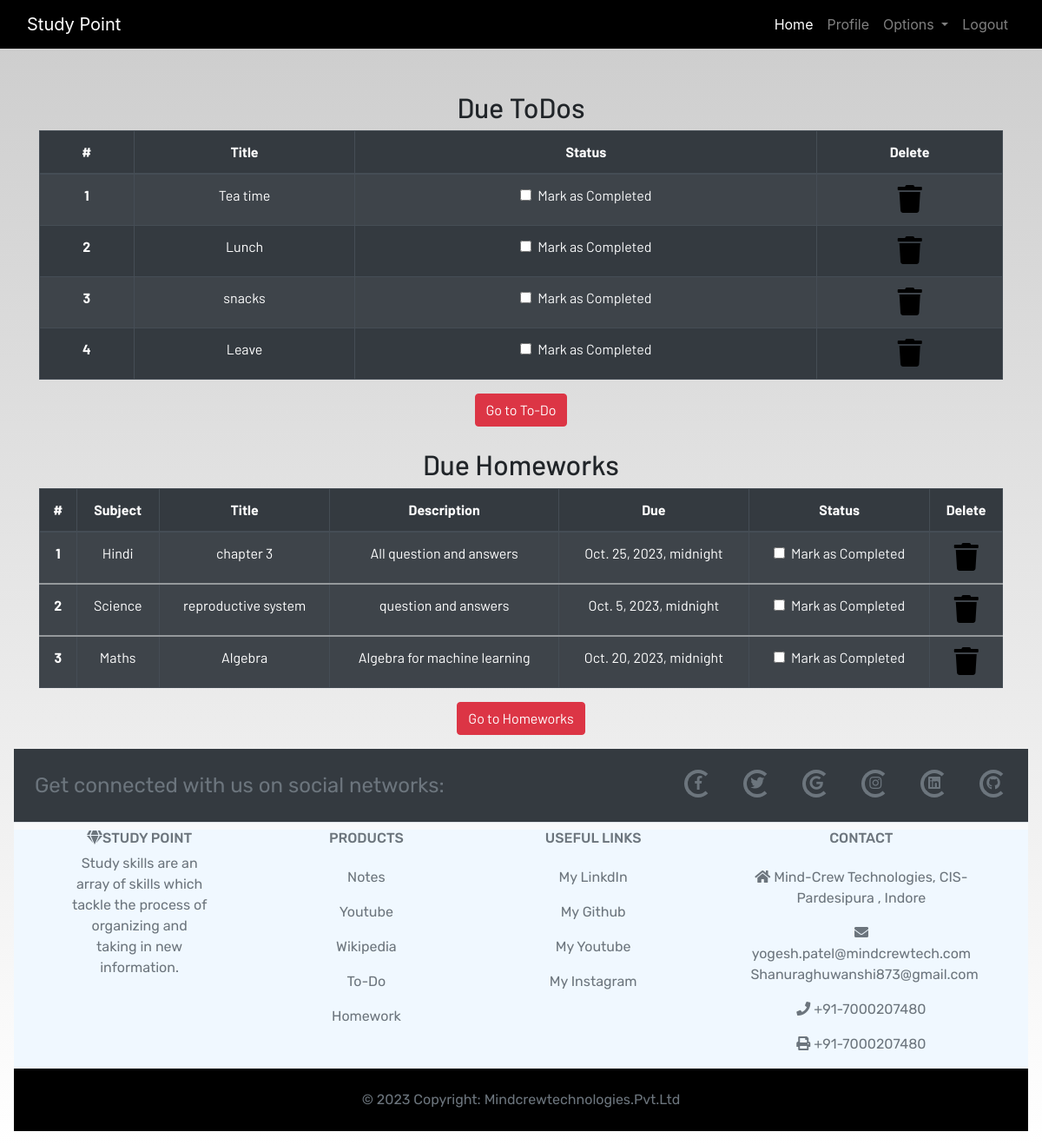
/profile/ (signed in), run on the app's committed database.
### dashboard/models.py (models this page shows, shortened)
class Todo(models.Model):
    user=models.ForeignKey(User,on_delete=models.CASCADE)
    title=models.CharField(max_length=50)
    is_complete=models.BooleanField(default=False)
    class Meta:
        verbose_name='Todo'
        verbose_name_plural='Todo'

class Homework(models.Model):
    user=models.ForeignKey(User,on_delete=models.CASCADE)
    subject= models.CharField(max_length=50)
    title=models.CharField(max_length=100)
    description=models.TextField()
    due=models.DateTimeField()
    is_finished=models.BooleanField(default=False)
    class Meta:
        verbose_name='homework'
        verbose_name_plural='homework'

### dashboard/views.py (the view)
# urls.py: path('profile/',views.profile,name='profile'),
@login_required
def profile(request):
    homeworks=Homework.objects.filter(is_finished=False,user=request.user)
    todos=Todo.objects.filter(is_complete=False,user=request.user)
    if len(homeworks)==0:
        homework_done=True
    else:
        homework_done=False
    if len(todos)==0:
        todos_done=True
    else:
        todos_done=False
    context={
        'homeworks':homeworks,
        'todos':todos,
        'homework_done':homework_done,
        'todos_done':todos_done
    }
    return render(request,'dashboard/profile.html',context)

### dashboard/templates/dashboard/profile.html
{% extends 'dashboard/base.html' %} {% load static %}
{% load crispy_forms_tags%}
{% block content %}
<section class="text-center">
    {% if todos %}
    <div class="container">
        <h2>Due ToDos</h2>
        <table class="table table-striped table-bordered table-hover table-dark">
            <thead>
                <tr>
                    <th scope="col">#</th>
                    <th scope="col">Title</th>
                    <th scope="col">Status</th>
                    <th scope="col">Delete</th>
                </tr>
            </thead>
            <tbody>
                {% for todo in todos %}
                <tr>
                    <th scope="row">{{forloop.counter}}</th>
                    <td>{{todo.title}}</td>
                    <td>
                        <a href="{% url 'update_todo' todo.id%}">
                            <div class="form-check">
                                {% if todo.is_complete == True %}
                                <input class="form-check-input" type="checkbox" value="" checked>
                                {% else %}
                                <input class="form-check-input" type="checkbox" value="">
                                {% endif %}
                                <label class="form-check-label text-light" for="flexCheckDefault">
                                    Mark as Completed
                                </label>
                            </div>
                        </a>
                    </td>
                    <td><a href="{% url 'delete_todo' todo.id%}"><i class="fa fa-trash fa-2x"></i></a></td>
                </tr>
                {% endfor %}
            </tbody>
        </table>
        {% else %}
        <h3>All To dos are completed!!!!</h3>
        {% endif %}
        <a href="{% url 'todo'%}" class="btn btn-danger">Go to To-Do</a>
        <br><br>
        {% if homeworks %}
        <h2>Due Homeworks</h2>
        <table class="table table-striped table-bordered table-hover table-dark">
            <thead>
                <tr>
                    <th scope="col">#</th>
                    <th scope="col">Subject</th>
                    <th scope="col">Title</th>
                    <th scope="col">Description</th>
                    <th scope="col">Due</th>
                    <th scope="col">Status</th>
                    <th scope="col">Delete</th>
                </tr>
            </thead>
            <tbody>
                {% for homework in homeworks%}
                <tr>
                    <th scope="row">{{forloop.counter}}</th>
                    <td>{{homework.subject}}</td>
                    <td>{{homework.title}}</td>
                    <td>{{homework.description}}</td>
                    <td>{{homework.due}}</td>
                    <td>
                        <a href="{% url 'update_homework' homework.id%}">
                            <div class="form-check">
                                {% if homework_done == True %}
                                <input class="form-check-input" type="checkbox" value="" checked>
                                {% else %}
                                <input class="form-check-input" type="checkbox" value="" >
                                {% endif %}
                                <label class="form-check-label text-light" for="flexCheckDefault">
                                    Mark as Completed
                                </label>
                            </div>
                        </a>
                    </td>
                    <td><a href="{% url 'delete_homework' homework.id %}"><i class="fa fa-trash fa-2x"></i></a></td>
                </tr>
            </tbody>
            {% endfor %}
        </table>
        {% else %}
        <h3>All To homeworks are completed!!!!</h3>
        {% endif %}
        <a href="{% url 'homework'%}" class="btn btn-danger">Go to Homeworks</a>
    </div>
</section>
{% endblock content %}

### dashboard/templates/dashboard/base.html (shortened to what this page needs)
<!DOCTYPE html>
{% load static %}
<html lang="en">
<head>
  <link rel="stylesheet" href="https://stackpath.bootstrapcdn.com/bootstrap/4.3.1/css/bootstrap.min.css"
 />
  <link rel="stylesheet" href="https://use.fontawesome.com/releases/v5.7.2/css/all.css"
 />
  <link rel="stylesheet" href="{% static 'css/main.css' %}" />
</head>
<body>
  <header>
    <nav class="navbar navbar-expand-lg navbar-dark bg-dark">
      <div class="container-fluid">
        <a class="navbar-brand" href="/">Study Point</a>
        <div class="collapse navbar-collapse justify-content-end" id="navbarSupportedContent">
          <ul class="navbar-nav mb-2 mb-lg-0">
            {% if user.is_authenticated %}
            <li class="nav-item">
              <a class="nav-link active" aria-current="page" href="/">Home</a>
            </li>
            <li class="nav-item">
              <a class="nav-link" href="{% url 'profile' %}">Profile</a>
            </li>
            <li class="nav-item dropdown">
              <a class="nav-link dropdown-toggle" href="#" id="navbarDropdown" role="button" data-toggle="dropdown"
                aria-haspopup="true" aria-expanded="false">
                Options
              </a>
            </li>
            <li class="nav-item">
              <a class="nav-link" href="logout">Logout</a>
            </li>
            {% endif %}
          </ul>
        </div>
      </div>
    </nav>
  </header>
  <br /><br />
  <main>
    {% block content %}
    {% endblock content %}
  </main>
<footer class="text-center text-lg-start m-3 bg-light text-muted">
  <section class="d-flex justify-content-center justify-content-lg-between p-2 border-bottom bg-dark">
    <div class="me-4 m-3 d-none d-lg-block ">
      <span style="font-size:1.5em ">Get connected with us on social networks:</span>
    </div>
    <div>
      <a href="https://www.facebook.com/dancersanu9/" class="me-4 m-3 spinner-border text-reset">
        <i class="fab fa-facebook-f"></i>
      </a>
      <a href="https://twitter.com/i/flow/login?redirect_after_login=%2FMindCrewTechno" class="me-4 m-3 spinner-border text-reset">
        <i class="fab fa-twitter"></i>
      </a>
      <a href="https://mindcrewtech.com/" class="me-4 m-3 spinner-border text-reset">
        <i class="fab fa-google"></i>
      </a>
      <a href="https://www.instagram.com/shanu_0.error/" class="me-4 m-3 spinner-border text-reset">
        <i class="fab fa-instagram"></i>
      </a>
      <a href="https://www.linkedin.com/me?trk=p_mwlite_feed_updates-secondary_nav" class="me-4 m-3 spinner-border text-reset">
        <i class="fab fa-linkedin"></i>
      </a>
      <a href="https://github.com/YogeshKumarPatel873" class="me-4 m-3 spinner-border text-reset">
        <i class="fab fa-github"></i>
      </a>
    </div>
  </section>
  <section class="" style="background-color:aliceblue;">
    <div class="container text-center text-md-start ">
      <div class="row mt-2">
        <div class="col-md-2 col-lg-2 col-xl-2 mx-auto mb-2">
          <h6 class="text-uppercase fw-bold mb-2">
            <i class="fas fa-gem me-3"></i>Study Point
          </h6>
          <p>
          Study skills are an array of skills which tackle the process of organizing and taking in new information.
          </p>
        </div>
        <div class="col-md-2 col-lg-2 col-xl-2 mx-auto mb-4">
          <h6 class="text-uppercase fw-bold mb-4">
            Products
          </h6>
          <p>
            <a href="notes" class="text-reset">Notes</a>
          </p>
          <p>
            <a href="youtube" class="text-reset">Youtube</a>
          </p>
          <p>
            <a href="wiki" class="text-reset">Wikipedia</a>
          </p>
          <p>
            <a href="todo" class="text-reset">To-Do</a>
          </p>
          <p>
            <a href="homework" class="text-reset">Homework</a>
          </p>
        </div>
        <div class="col-md-3 col-lg-2 col-xl-2 mx-auto mb-4">
          <h6 class="text-uppercase fw-bold mb-4">
            Useful links
          </h6>
          <p>
            <a href="https://www.linkedin.com/me?trk=p_mwlite_feed_updates-secondary_nav" class="text-reset" target="_blank">My LinkdIn</a>
          </p>
          <p>
            <a href="https://github.com/YogeshKumarPatel873" class="text-reset" target="_blank">My Github</a>
          </p>
          <p>
            <a href="https://www.youtube.com/channel/UCFJx_3QZd0EL6r6FrhI_ZXw" class="text-reset" target="_blank">My Youtube</a>
          </p>
          <p>
            <a href="https://www.instagram.com/shanu_0.error/" class="text-reset" target="_blank">My Instagram</a>
          </p>
        </div>
        <div class="col-md-4 col-lg-3 col-xl-3 mx-auto mb-md-0 mb-4">
          <h6 class="text-uppercase fw-bold mb-4">Contact</h6>
          <p><i class="fas fa-home me-3"></i> Mind-Crew Technologies, CIS-Pardesipura , Indore</p>
          <p>
            <i class="fas fa-envelope me-3"></i>
            yogesh.patel@mindcrewtech.com <br>
            Shanuraghuwanshi873@gmail.com
          </p>
          <p><i class="fas fa-phone me-3"></i> +91-7000207480 </p>
          <p><i class="fas fa-print me-3"></i> +91-7000207480</p>
        </div>
      </div>
    </div>
  </section>
  <div class="text-center p-4" style="background-color: rgba(0, 0, 0, 1);">
    © 2023 Copyright:
    <a class="text-reset fw-bold" href="https://mdbootstrap.com/">Mindcrewtechnologies.Pvt.Ltd</a>
  </div>
</footer>
</body>
</html>

### dashboard/static/css/main.css (style rules this page uses)
html { scroll-behavior: smooth; height: 100%; width: 100%; }
main { font-family: Barlow, Quicksand, Rubik, sans-serif, serif, 'Times New Roman', Times, serif !important; }
footer { font-family: Rubik, sans-serif, serif, 'Times New Roman', Times, serif; }
.navbar { background-color: rgb(0, 0, 0) !important; }
a { text-decoration: none !important; color: black; }
html, body { max-width: 100%; overflow-x: hidden; height: 100%; width: 100%; }
body { background: linear-gradient(rgba(0, 0, 0, 0.2), rgba(255, 255, 255, 0.5)); overflow-x: hidden; background-repeat: no-repeat; }
.fa { color: black; }

### data on the page
Todo: title "Tea time"
Todo: title "Lunch"
Todo: title "snacks"
Todo: title "Leave"
Homework: subject "Hindi", title "chapter 3", description "All question and answers", due "Oct. 25, 2023, midnight"
Homework: subject "Science", title "reproductive system", description "question and answers", due "Oct. 5, 2023, midnight"
Homework: subject "Maths", title "Algebra", description "Algebra for machine learning", due "Oct. 20, 2023, midnight"
